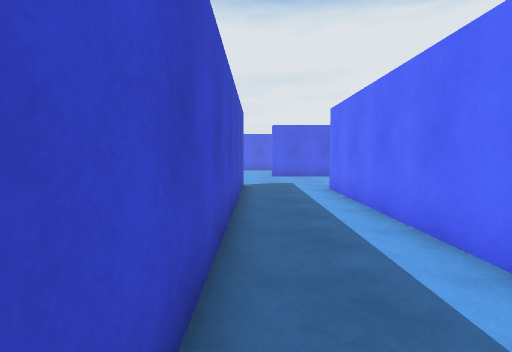
[1] (above)

24 first-person views from a walk through a Unity game level. The camera is 1.3 m above the floor, tilts 4° down and sees 80° across. The floor is counted in squares, 1 m on a side. Each view is taken from the middle of a square. On the plan, view 1 faces up. The plan holds only what a view shows up to about 14 squares ahead; the rest is blank. Some animated figures are not drawn.

[2]
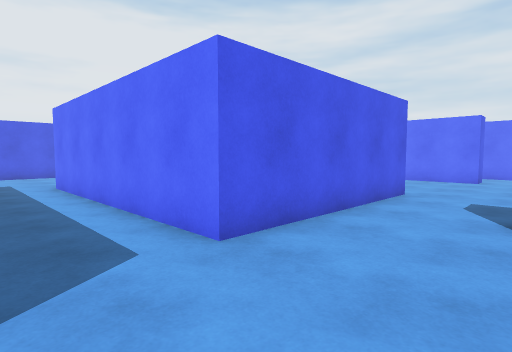

[3]
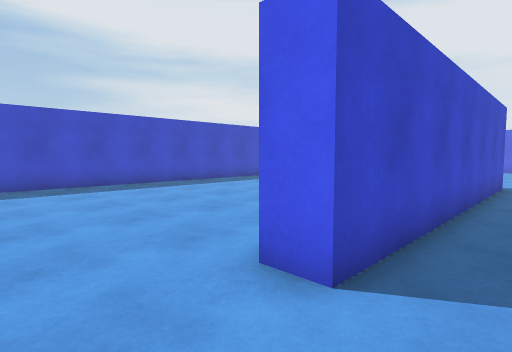

[4]
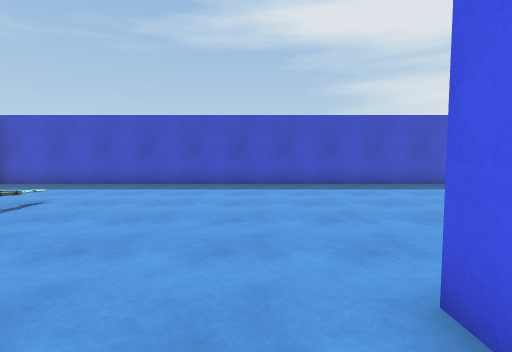

[5]
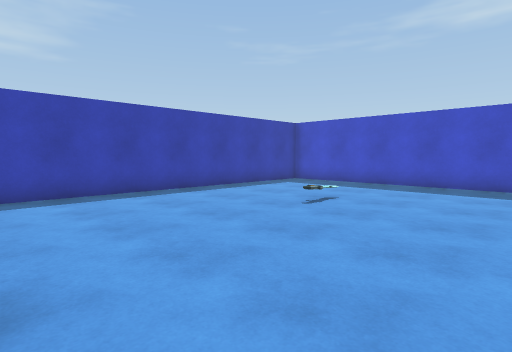

[6]
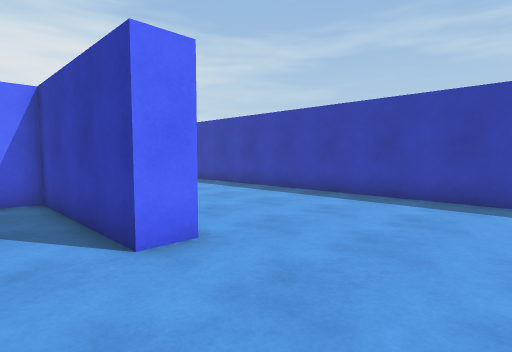

[7]
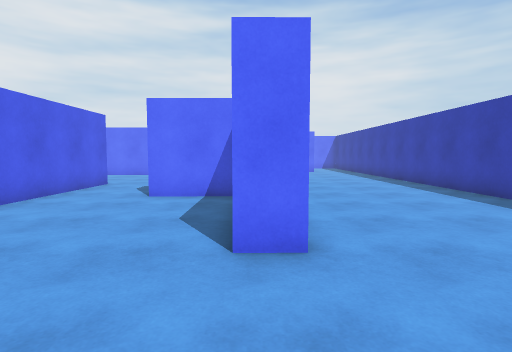

[8]
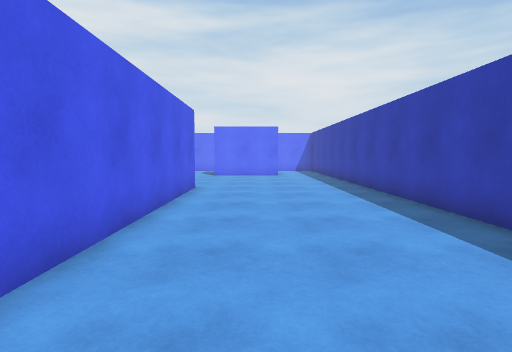

[9]
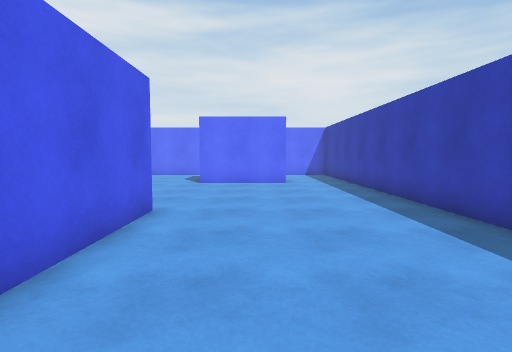

[10]
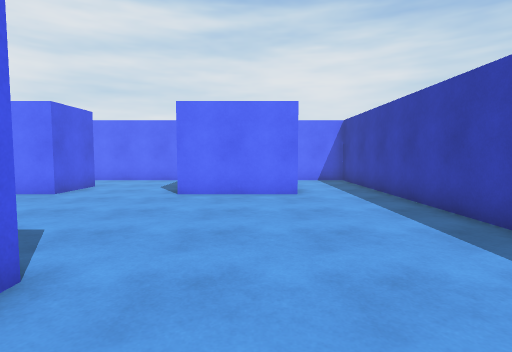

[11]
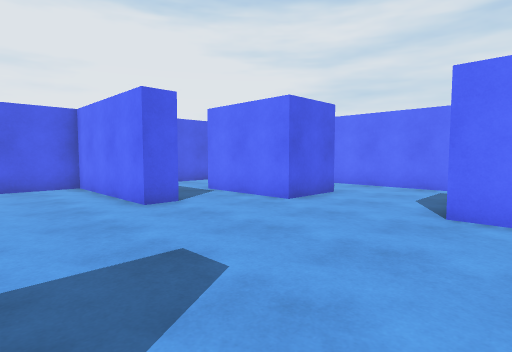

[12]
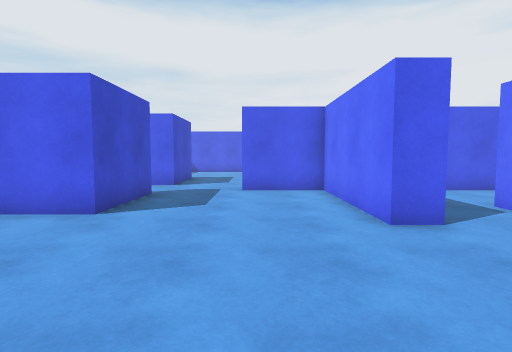

[13]
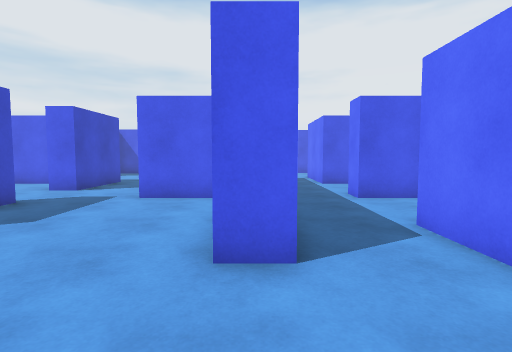

[14]
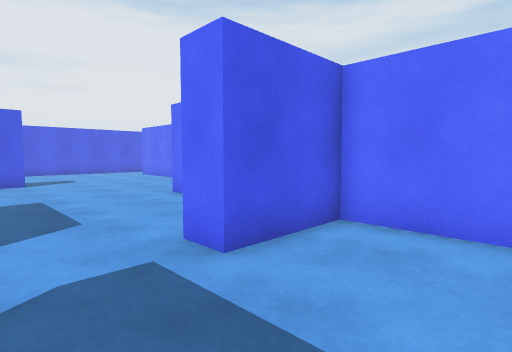

[15]
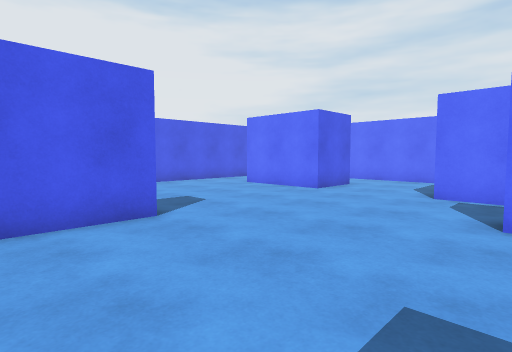

[16]
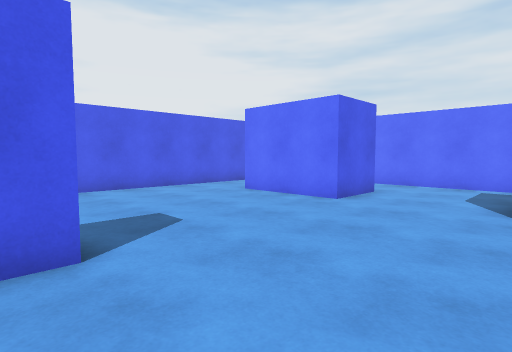

[17]
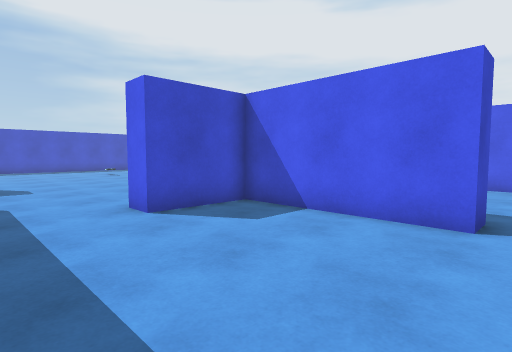

[18]
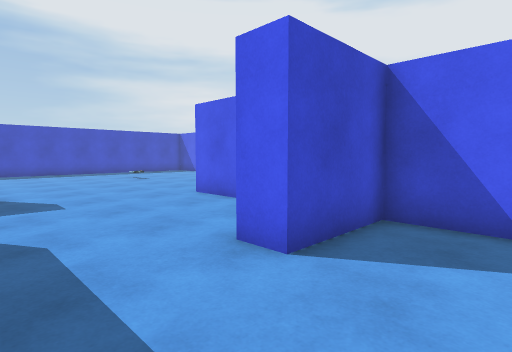

[19]
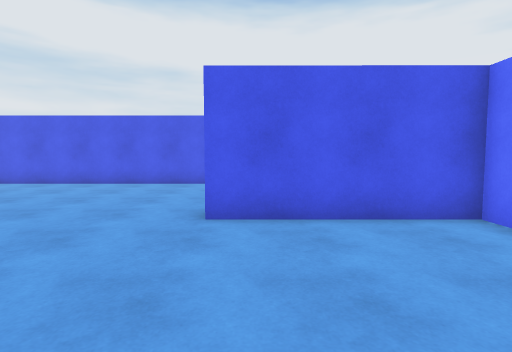

[20]
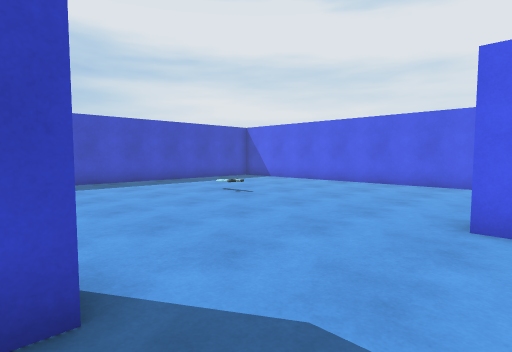

[21]
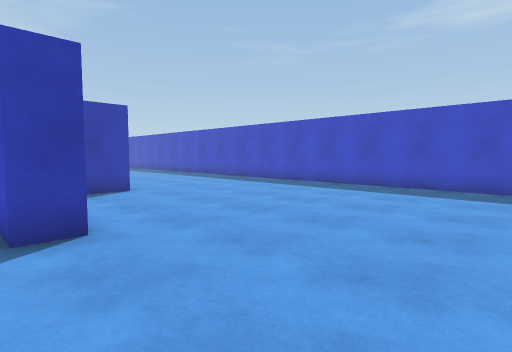

[22]
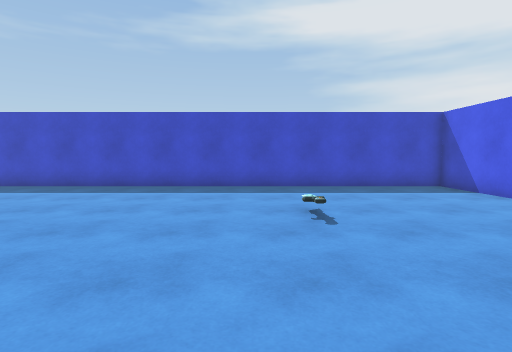

[23]
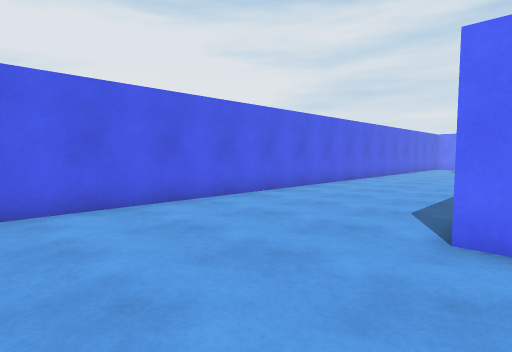

[24]
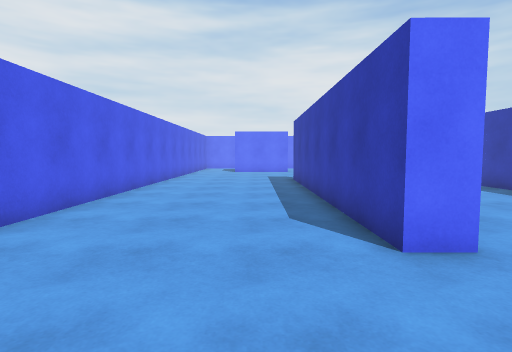

### Floor plan
Points are (right, up) in squares from view 1. A wall is a line through its corners. A room is listed if a view was taken in it or the views show most of it. See-through windows are left out.
Room 1 (views 1, 2, 3, 4, 5, 6, 7, 8, 9, 10, 11, 12, 13, 14, 15, 16, 17, 18, 19, 20, 21, 22, 23, 24)
walls: (10.5, 5.2) (10.5, 1.6) (2.8, 1.6) (2.8, 11.6); (7.8, 10.6) (6.1, 10.6); (8.1, 11.6) (9.8, 11.6); (10.5, 11.1) (10.5, 8) (9.5, 8); (-1.6, 12.6) (-0.5, 12.6) (-0.5, 0.6) (-1.6, 0.6); (-4.6, 7.1) (-3, 7.1); (6.5, 17.3) (6.5, 18) (1, 18) (1, 19) (11, 19); (16.5, 11.9) (16.5, 12.8); (17.5, 0.6) (16.5, 0.6) (16.5, 6.1) (13.5, 6.1) (13.5, 7.1); (1, -5.7) (1, -4.7) (6.5, -4.6) (6.5, -1.5); (13.1, -5.6) (3.6, -5.7); (13.1, 19.1) (13.1, 18) (7.5, 18) (7.5, 15.1) (6.5, 15.1); (20, 12.9) (20, 14.6); (21.2, 10.6) (20, 10.6) (20, 11.1); (22.9, 6.1) (20, 6.1) (20, 7.1); (22.6, -1.4) (20, -1.4) (20, 2.6); (12.9, 25.6) (-12.5, 25.6) (-12.5, -12.4); (20, -9.4) (20, -5.4); (22.6, 18.6) (20, 18.6) (20, 22.6); (25.5, 15.1) (25.5, 20); (25.5, -4.2) (25.5, 0.4); (-8.5, -12.4) (24.1, -12.4); (20.2, 25.6) (15, 25.6)
objects: other object (-7, -7); other object (-7, 19)

Where each view was taken, in squares from view 1:
view 1: 0 up, 0 right, facing up
view 2: 2 down, 0 right, facing up-right
view 3: 2 down, 1 right, facing up-left
view 4: 1 down, 1 right, facing left
view 5: 2 down, 1 right, facing down-left
view 6: 3 down, 3 left, facing down-right
view 7: 5 down, 3 left, facing right
view 8: 8 down, 1 right, facing right
view 9: 8 down, 6 right, facing right
view 10: 8 down, 10 right, facing right
view 11: 7 down, 13 right, facing up-right
view 12: 5 down, 14 right, facing up
view 13: 3 down, 17 right, facing up
view 14: 3 up, 11 right, facing up-right
view 15: 12 up, 10 right, facing up-right
view 16: 14 up, 12 right, facing up-right
view 17: 12 up, 14 right, facing up-left
view 18: 12 up, 10 right, facing up-left
view 19: 12 up, 2 right, facing up
view 20: 12 up, 2 right, facing up-left
view 21: 18 up, 0 right, facing down-left
view 22: 18 up, 0 right, facing left
view 23: 18 up, 4 left, facing up-right
view 24: 21 up, 3 left, facing right
